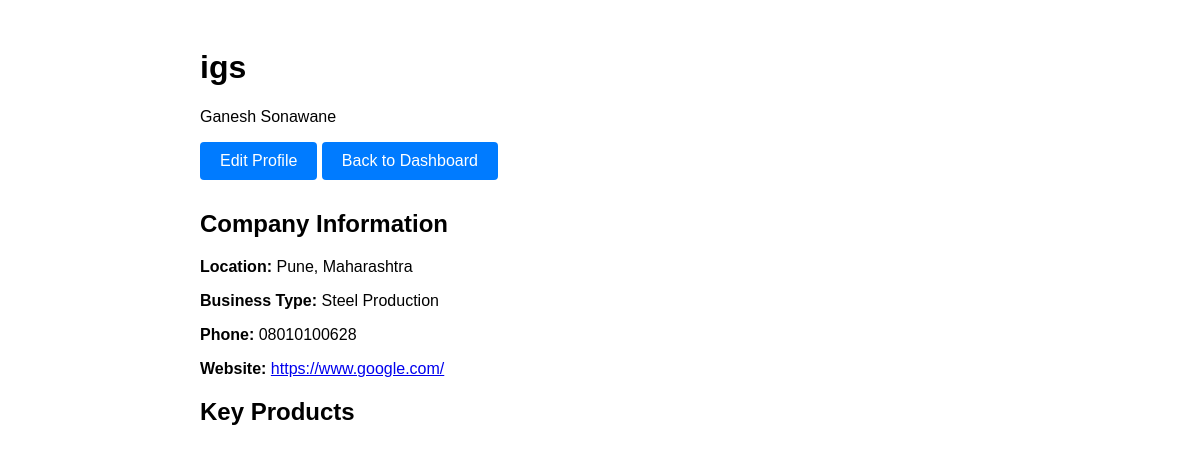
/manufacturer/profile/ (signed in), run on the app's committed database.
### manufacturer/models.py (models this page shows, shortened)
class Manufacturer(models.Model):
    user = models.OneToOneField('auth.User', on_delete=models.CASCADE)
    first_name = models.CharField(max_length=100)
    last_name = models.CharField(max_length=100)
    company_name = models.CharField(max_length=200)
    city = models.CharField(max_length=100)
    state = models.CharField(max_length=100)
    business_type = models.CharField(max_length=100)
    website = models.URLField(blank=True)
    phone_number = models.CharField(max_length=20)
    key_products = models.TextField()

### manufacturer/views.py (the view)
# urls.py: path('profile/', views.view_profile, name='manufacturer_profile'),
def view_profile(request):
    if not request.user.is_authenticated:
        return redirect('manufacturer_login')
    manufacturer = Manufacturer.objects.get(user=request.user)
    return render(request, 'manufacturer/profile.html', {'manufacturer': manufacturer})

### manufacturer/templates/manufacturer/profile.html (shortened to what this page needs)
<!DOCTYPE html>
<html>
<head>
</head>
<body>
    <div class="profile-container">
        <div class="profile-header">
            <h1>{{ manufacturer.company_name }}</h1>
            <p>{{ manufacturer.first_name }} {{ manufacturer.last_name }}</p>
            <a href="{% url 'manufacturer_edit_profile' %}" class="edit-btn">Edit Profile</a>
            <a href="{% url 'manufacturer_dashboard' %}" class="edit-btn">Back to Dashboard</a>
        </div>
        <div class="profile-info">
            <h2>Company Information</h2>
            <p><strong>Location:</strong> {{ manufacturer.city }}, {{ manufacturer.state }}</p>
            <p><strong>Business Type:</strong> {{ manufacturer.business_type }}</p>
            <p><strong>Phone:</strong> {{ manufacturer.phone_number }}</p>
            {% if manufacturer.website %}
                <p><strong>Website:</strong> <a href="{{ manufacturer.website }}" target="_blank">{{ manufacturer.website }}</a></p>
            {% endif %}
        </div>
        <div class="profile-info">
            <h2>Key Products</h2>
        </div>
    </div>
</body>
</html>

### manufacturer/templates/manufacturer/profile.html (style rules this page uses)
body { font-family: Arial; padding: 20px; }
.profile-container { max-width: 800px; margin: 0 auto; }
.profile-header { margin-bottom: 30px; }
.profile-info { margin-bottom: 20px; }
.edit-btn { display: inline-block; padding: 10px 20px; background: #007bff; color: white; text-decoration: none; border-radius: 4px; }

### data on the page
Manufacturer: company_name "igs", first_name "Ganesh", last_name "Sonawane", city "Pune", state "Maharashtra", business_type "Steel Production", phone_number "08010100628", website "https://www.google.com/"
